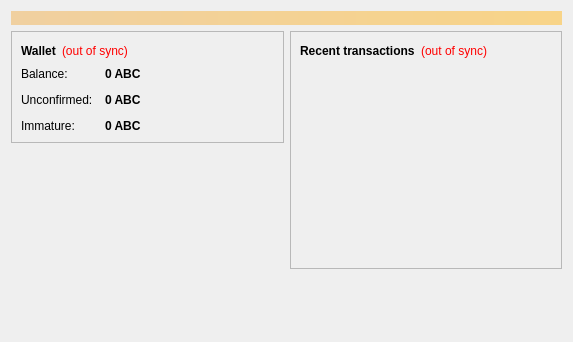
<?xml version="1.0" encoding="UTF-8"?>
<ui version="4.0">
 <class>OverviewPage</class>
 <widget class="QWidget" name="OverviewPage">
  <property name="geometry">
   <rect>
    <x>0</x>
    <y>0</y>
    <width>573</width>
    <height>342</height>
   </rect>
  </property>
  <property name="windowTitle">
   <string>Form</string>
  </property>
  <layout class="QVBoxLayout" name="topLayout">
   <item>
    <widget class="QLabel" name="labelAlerts">
     <property name="visible">
      <bool>false</bool>
     </property>
     <property name="styleSheet">
      <string notr="true">background-color: qlineargradient(x1: 0, y1: 0, x2: 1, y2: 0, stop:0 #F0D0A0, stop:1 #F8D488); color:#000000;</string>
     </property>
     <property name="wordWrap">
      <bool>true</bool>
     </property>
     <property name="margin">
      <number>3</number>
     </property>
    </widget>
   </item>
   <item>
    <layout class="QHBoxLayout" name="horizontalLayout" stretch="1,1">
     <item>
      <layout class="QVBoxLayout" name="verticalLayout_2">
       <item>
        <widget class="QFrame" name="frame">
         <property name="frameShape">
          <enum>QFrame::StyledPanel</enum>
         </property>
         <property name="frameShadow">
          <enum>QFrame::Raised</enum>
         </property>
         <layout class="QVBoxLayout" name="verticalLayout_4">
          <item>
           <layout class="QHBoxLayout" name="horizontalLayout_4">
            <item>
             <widget class="QLabel" name="label_5">
              <property name="font">
               <font>
                <weight>75</weight>
                <bold>true</bold>
               </font>
              </property>
              <property name="text">
               <string>Wallet</string>
              </property>
             </widget>
            </item>
            <item>
             <widget class="QLabel" name="labelWalletStatus">
              <property name="toolTip">
               <string>The displayed information may be out of date. Your wallet automatically synchronizes with the Raqcoin network after a connection is established, but this process has not completed yet.</string>
              </property>
              <property name="styleSheet">
               <string notr="true">QLabel { color: red; }</string>
              </property>
              <property name="text">
               <string notr="true">(out of sync)</string>
              </property>
              <property name="alignment">
               <set>Qt::AlignLeading|Qt::AlignLeft|Qt::AlignVCenter</set>
              </property>
             </widget>
            </item>
            <item>
             <spacer name="horizontalSpacer_2">
              <property name="orientation">
               <enum>Qt::Horizontal</enum>
              </property>
              <property name="sizeHint" stdset="0">
               <size>
                <width>40</width>
                <height>20</height>
               </size>
              </property>
             </spacer>
            </item>
           </layout>
          </item>
          <item>
           <layout class="QFormLayout" name="formLayout_2">
            <property name="fieldGrowthPolicy">
             <enum>QFormLayout::AllNonFixedFieldsGrow</enum>
            </property>
            <property name="horizontalSpacing">
             <number>12</number>
            </property>
            <property name="verticalSpacing">
             <number>12</number>
            </property>
            <item row="0" column="0">
             <widget class="QLabel" name="label">
              <property name="text">
               <string>Balance:</string>
              </property>
             </widget>
            </item>
            <item row="0" column="1">
             <widget class="QLabel" name="labelBalance">
              <property name="font">
               <font>
                <weight>75</weight>
                <bold>true</bold>
               </font>
              </property>
              <property name="cursor">
               <cursorShape>IBeamCursor</cursorShape>
              </property>
              <property name="toolTip">
               <string>Your current balance</string>
              </property>
              <property name="text">
               <string notr="true">0 ABC</string>
              </property>
              <property name="textInteractionFlags">
               <set>Qt::LinksAccessibleByMouse|Qt::TextSelectableByKeyboard|Qt::TextSelectableByMouse</set>
              </property>
             </widget>
            </item>
            <item row="1" column="0">
             <widget class="QLabel" name="label_3">
              <property name="text">
               <string>Unconfirmed:</string>
              </property>
             </widget>
            </item>
            <item row="1" column="1">
             <widget class="QLabel" name="labelUnconfirmed">
              <property name="font">
               <font>
                <weight>75</weight>
                <bold>true</bold>
               </font>
              </property>
              <property name="cursor">
               <cursorShape>IBeamCursor</cursorShape>
              </property>
              <property name="toolTip">
               <string>Total of transactions that have yet to be confirmed, and do not yet count toward the current balance</string>
              </property>
              <property name="text">
               <string notr="true">0 ABC</string>
              </property>
              <property name="textInteractionFlags">
               <set>Qt::LinksAccessibleByMouse|Qt::TextSelectableByKeyboard|Qt::TextSelectableByMouse</set>
              </property>
             </widget>
            </item>
            <item row="2" column="0">
             <widget class="QLabel" name="labelImmatureText">
              <property name="text">
               <string>Immature:</string>
              </property>
             </widget>
            </item>
            <item row="2" column="1">
             <widget class="QLabel" name="labelImmature">
              <property name="font">
               <font>
                <weight>75</weight>
                <bold>true</bold>
               </font>
              </property>
              <property name="toolTip">
               <string>Mined balance that has not yet matured</string>
              </property>
              <property name="text">
               <string notr="true">0 ABC</string>
              </property>
              <property name="textInteractionFlags">
               <set>Qt::LinksAccessibleByMouse|Qt::TextSelectableByKeyboard|Qt::TextSelectableByMouse</set>
              </property>
             </widget>
            </item>
           </layout>
          </item>
         </layout>
        </widget>
       </item>
       <item>
        <spacer name="verticalSpacer">
         <property name="orientation">
          <enum>Qt::Vertical</enum>
         </property>
         <property name="sizeHint" stdset="0">
          <size>
           <width>20</width>
           <height>40</height>
          </size>
         </property>
        </spacer>
       </item>
      </layout>
     </item>
     <item>
      <layout class="QVBoxLayout" name="verticalLayout_3">
       <item>
        <widget class="QFrame" name="frame_2">
         <property name="frameShape">
          <enum>QFrame::StyledPanel</enum>
         </property>
         <property name="frameShadow">
          <enum>QFrame::Raised</enum>
         </property>
         <layout class="QVBoxLayout" name="verticalLayout">
          <item>
           <layout class="QHBoxLayout" name="horizontalLayout_2">
            <item>
             <widget class="QLabel" name="label_4">
              <property name="text">
               <string>&lt;b&gt;Recent transactions&lt;/b&gt;</string>
              </property>
             </widget>
            </item>
            <item>
             <widget class="QLabel" name="labelTransactionsStatus">
              <property name="toolTip">
               <string>The displayed information may be out of date. Your wallet automatically synchronizes with the Raqcoin network after a connection is established, but this process has not completed yet.</string>
              </property>
              <property name="styleSheet">
               <string notr="true">QLabel { color: red; }</string>
              </property>
              <property name="text">
               <string notr="true">(out of sync)</string>
              </property>
              <property name="alignment">
               <set>Qt::AlignRight|Qt::AlignTrailing|Qt::AlignVCenter</set>
              </property>
             </widget>
            </item>
            <item>
             <spacer name="horizontalSpacer">
              <property name="orientation">
               <enum>Qt::Horizontal</enum>
              </property>
              <property name="sizeHint" stdset="0">
               <size>
                <width>40</width>
                <height>20</height>
               </size>
              </property>
             </spacer>
            </item>
           </layout>
          </item>
          <item>
           <widget class="QListView" name="listTransactions">
            <property name="styleSheet">
             <string notr="true">QListView { background: transparent; }</string>
            </property>
            <property name="frameShape">
             <enum>QFrame::NoFrame</enum>
            </property>
            <property name="verticalScrollBarPolicy">
             <enum>Qt::ScrollBarAlwaysOff</enum>
            </property>
            <property name="horizontalScrollBarPolicy">
             <enum>Qt::ScrollBarAlwaysOff</enum>
            </property>
            <property name="selectionMode">
             <enum>QAbstractItemView::NoSelection</enum>
            </property>
           </widget>
          </item>
         </layout>
        </widget>
       </item>
       <item>
        <spacer name="verticalSpacer_2">
         <property name="orientation">
          <enum>Qt::Vertical</enum>
         </property>
         <property name="sizeHint" stdset="0">
          <size>
           <width>20</width>
           <height>40</height>
          </size>
         </property>
        </spacer>
       </item>
      </layout>
     </item>
    </layout>
   </item>
  </layout>
 </widget>
 <resources/>
 <connections/>
</ui>
